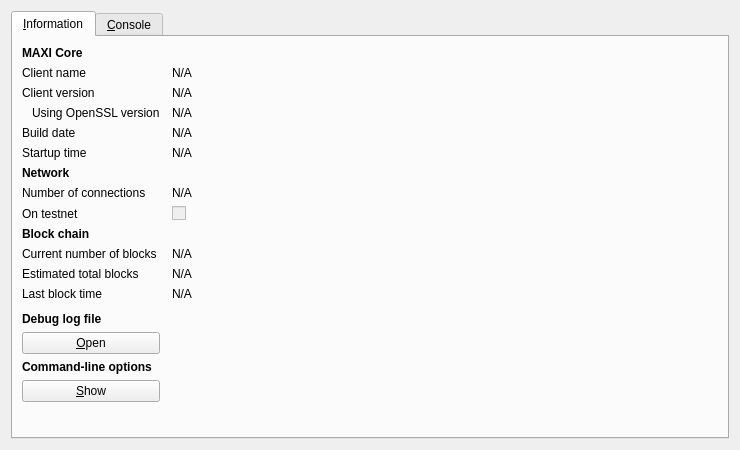
<?xml version="1.0" encoding="UTF-8"?>
<ui version="4.0">
 <class>RPCConsole</class>
 <widget class="QDialog" name="RPCConsole">
  <property name="geometry">
   <rect>
    <x>0</x>
    <y>0</y>
    <width>740</width>
    <height>450</height>
   </rect>
  </property>
  <property name="windowTitle">
   <string>MAXI - Debug window</string>
  </property>
  <layout class="QVBoxLayout" name="verticalLayout_2">
   <item>
    <widget class="QTabWidget" name="tabWidget">
     <property name="currentIndex">
      <number>0</number>
     </property>
     <widget class="QWidget" name="tab_info">
      <attribute name="title">
       <string>&amp;Information</string>
      </attribute>
      <layout class="QGridLayout" name="gridLayout" columnstretch="0,1">
       <property name="horizontalSpacing">
        <number>12</number>
       </property>
       <item row="0" column="0">
        <widget class="QLabel" name="label_9">
         <property name="font">
          <font>
           <weight>75</weight>
           <bold>true</bold>
          </font>
         </property>
         <property name="text">
          <string>MAXI Core</string>
         </property>
        </widget>
       </item>
       <item row="1" column="0">
        <widget class="QLabel" name="label_5">
         <property name="text">
          <string>Client name</string>
         </property>
        </widget>
       </item>
       <item row="1" column="1">
        <widget class="QLabel" name="clientName">
         <property name="cursor">
          <cursorShape>IBeamCursor</cursorShape>
         </property>
         <property name="text">
          <string>N/A</string>
         </property>
         <property name="textFormat">
          <enum>Qt::PlainText</enum>
         </property>
         <property name="textInteractionFlags">
          <set>Qt::LinksAccessibleByMouse|Qt::TextSelectableByKeyboard|Qt::TextSelectableByMouse</set>
         </property>
        </widget>
       </item>
       <item row="2" column="0">
        <widget class="QLabel" name="label_6">
         <property name="text">
          <string>Client version</string>
         </property>
        </widget>
       </item>
       <item row="2" column="1">
        <widget class="QLabel" name="clientVersion">
         <property name="cursor">
          <cursorShape>IBeamCursor</cursorShape>
         </property>
         <property name="text">
          <string>N/A</string>
         </property>
         <property name="textFormat">
          <enum>Qt::PlainText</enum>
         </property>
         <property name="textInteractionFlags">
          <set>Qt::LinksAccessibleByMouse|Qt::TextSelectableByKeyboard|Qt::TextSelectableByMouse</set>
         </property>
        </widget>
       </item>
       <item row="3" column="0">
        <widget class="QLabel" name="label_14">
         <property name="text">
          <string>Using OpenSSL version</string>
         </property>
         <property name="indent">
          <number>10</number>
         </property>
        </widget>
       </item>
       <item row="3" column="1">
        <widget class="QLabel" name="openSSLVersion">
         <property name="cursor">
          <cursorShape>IBeamCursor</cursorShape>
         </property>
         <property name="text">
          <string>N/A</string>
         </property>
         <property name="textFormat">
          <enum>Qt::PlainText</enum>
         </property>
         <property name="textInteractionFlags">
          <set>Qt::LinksAccessibleByMouse|Qt::TextSelectableByKeyboard|Qt::TextSelectableByMouse</set>
         </property>
        </widget>
       </item>
       <item row="4" column="0">
        <widget class="QLabel" name="label_12">
         <property name="text">
          <string>Build date</string>
         </property>
        </widget>
       </item>
       <item row="4" column="1">
        <widget class="QLabel" name="buildDate">
         <property name="cursor">
          <cursorShape>IBeamCursor</cursorShape>
         </property>
         <property name="text">
          <string>N/A</string>
         </property>
         <property name="textFormat">
          <enum>Qt::PlainText</enum>
         </property>
         <property name="textInteractionFlags">
          <set>Qt::LinksAccessibleByMouse|Qt::TextSelectableByKeyboard|Qt::TextSelectableByMouse</set>
         </property>
        </widget>
       </item>
       <item row="5" column="0">
        <widget class="QLabel" name="label_13">
         <property name="text">
          <string>Startup time</string>
         </property>
        </widget>
       </item>
       <item row="5" column="1">
        <widget class="QLabel" name="startupTime">
         <property name="cursor">
          <cursorShape>IBeamCursor</cursorShape>
         </property>
         <property name="text">
          <string>N/A</string>
         </property>
         <property name="textFormat">
          <enum>Qt::PlainText</enum>
         </property>
         <property name="textInteractionFlags">
          <set>Qt::LinksAccessibleByMouse|Qt::TextSelectableByKeyboard|Qt::TextSelectableByMouse</set>
         </property>
        </widget>
       </item>
       <item row="6" column="0">
        <widget class="QLabel" name="label_11">
         <property name="font">
          <font>
           <weight>75</weight>
           <bold>true</bold>
          </font>
         </property>
         <property name="text">
          <string>Network</string>
         </property>
        </widget>
       </item>
       <item row="7" column="0">
        <widget class="QLabel" name="label_7">
         <property name="text">
          <string>Number of connections</string>
         </property>
        </widget>
       </item>
       <item row="7" column="1">
        <widget class="QLabel" name="numberOfConnections">
         <property name="cursor">
          <cursorShape>IBeamCursor</cursorShape>
         </property>
         <property name="text">
          <string>N/A</string>
         </property>
         <property name="textFormat">
          <enum>Qt::PlainText</enum>
         </property>
         <property name="textInteractionFlags">
          <set>Qt::LinksAccessibleByMouse|Qt::TextSelectableByKeyboard|Qt::TextSelectableByMouse</set>
         </property>
        </widget>
       </item>
       <item row="8" column="0">
        <widget class="QLabel" name="label_8">
         <property name="text">
          <string>On testnet</string>
         </property>
        </widget>
       </item>
       <item row="8" column="1">
        <widget class="QCheckBox" name="isTestNet">
         <property name="enabled">
          <bool>false</bool>
         </property>
         <property name="text">
          <string/>
         </property>
        </widget>
       </item>
       <item row="9" column="0">
        <widget class="QLabel" name="label_10">
         <property name="font">
          <font>
           <weight>75</weight>
           <bold>true</bold>
          </font>
         </property>
         <property name="text">
          <string>Block chain</string>
         </property>
        </widget>
       </item>
       <item row="10" column="0">
        <widget class="QLabel" name="label_3">
         <property name="text">
          <string>Current number of blocks</string>
         </property>
        </widget>
       </item>
       <item row="10" column="1">
        <widget class="QLabel" name="numberOfBlocks">
         <property name="cursor">
          <cursorShape>IBeamCursor</cursorShape>
         </property>
         <property name="text">
          <string>N/A</string>
         </property>
         <property name="textFormat">
          <enum>Qt::PlainText</enum>
         </property>
         <property name="textInteractionFlags">
          <set>Qt::LinksAccessibleByMouse|Qt::TextSelectableByKeyboard|Qt::TextSelectableByMouse</set>
         </property>
        </widget>
       </item>
       <item row="11" column="0">
        <widget class="QLabel" name="label_4">
         <property name="text">
          <string>Estimated total blocks</string>
         </property>
        </widget>
       </item>
       <item row="11" column="1">
        <widget class="QLabel" name="totalBlocks">
         <property name="cursor">
          <cursorShape>IBeamCursor</cursorShape>
         </property>
         <property name="text">
          <string>N/A</string>
         </property>
         <property name="textFormat">
          <enum>Qt::PlainText</enum>
         </property>
         <property name="textInteractionFlags">
          <set>Qt::LinksAccessibleByMouse|Qt::TextSelectableByKeyboard|Qt::TextSelectableByMouse</set>
         </property>
        </widget>
       </item>
       <item row="12" column="0">
        <widget class="QLabel" name="label_2">
         <property name="text">
          <string>Last block time</string>
         </property>
        </widget>
       </item>
       <item row="12" column="1">
        <widget class="QLabel" name="lastBlockTime">
         <property name="cursor">
          <cursorShape>IBeamCursor</cursorShape>
         </property>
         <property name="text">
          <string>N/A</string>
         </property>
         <property name="textFormat">
          <enum>Qt::PlainText</enum>
         </property>
         <property name="textInteractionFlags">
          <set>Qt::LinksAccessibleByMouse|Qt::TextSelectableByKeyboard|Qt::TextSelectableByMouse</set>
         </property>
        </widget>
       </item>
       <item row="13" column="0">
        <spacer name="verticalSpacer_2">
         <property name="orientation">
          <enum>Qt::Vertical</enum>
         </property>
         <property name="sizeHint" stdset="0">
          <size>
           <width>20</width>
           <height>20</height>
          </size>
         </property>
        </spacer>
       </item>
       <item row="14" column="0">
        <widget class="QLabel" name="labelDebugLogfile">
         <property name="font">
          <font>
           <weight>75</weight>
           <bold>true</bold>
          </font>
         </property>
         <property name="text">
          <string>Debug log file</string>
         </property>
        </widget>
       </item>
       <item row="15" column="0">
        <widget class="QPushButton" name="openDebugLogfileButton">
         <property name="toolTip">
          <string>Open the MAXI debug log file from the current data directory. This can take a few seconds for large log files.</string>
         </property>
         <property name="text">
          <string>&amp;Open</string>
         </property>
         <property name="autoDefault">
          <bool>false</bool>
         </property>
        </widget>
       </item>
       <item row="16" column="0">
        <widget class="QLabel" name="labelCLOptions">
         <property name="font">
          <font>
           <weight>75</weight>
           <bold>true</bold>
          </font>
         </property>
         <property name="text">
          <string>Command-line options</string>
         </property>
        </widget>
       </item>
       <item row="17" column="0">
        <widget class="QPushButton" name="showCLOptionsButton">
         <property name="toolTip">
          <string>Show the MAXI-Qt help message to get a list with possible MAXI command-line options.</string>
         </property>
         <property name="text">
          <string>&amp;Show</string>
         </property>
         <property name="autoDefault">
          <bool>false</bool>
         </property>
        </widget>
       </item>
       <item row="18" column="0">
        <spacer name="verticalSpacer">
         <property name="orientation">
          <enum>Qt::Vertical</enum>
         </property>
         <property name="sizeHint" stdset="0">
          <size>
           <width>20</width>
           <height>40</height>
          </size>
         </property>
        </spacer>
       </item>
      </layout>
     </widget>
     <widget class="QWidget" name="tab_console">
      <attribute name="title">
       <string>&amp;Console</string>
      </attribute>
      <layout class="QVBoxLayout" name="verticalLayout_3">
       <property name="spacing">
        <number>3</number>
       </property>
       <item>
        <widget class="QTextEdit" name="messagesWidget">
         <property name="minimumSize">
          <size>
           <width>0</width>
           <height>100</height>
          </size>
         </property>
         <property name="readOnly">
          <bool>true</bool>
         </property>
         <property name="tabKeyNavigation" stdset="0">
          <bool>false</bool>
         </property>
         <property name="columnCount" stdset="0">
          <number>2</number>
         </property>
        </widget>
       </item>
       <item>
        <layout class="QHBoxLayout" name="horizontalLayout">
         <property name="spacing">
          <number>3</number>
         </property>
         <item>
          <widget class="QLabel" name="label">
           <property name="text">
            <string notr="true">&gt;</string>
           </property>
          </widget>
         </item>
         <item>
          <widget class="QLineEdit" name="lineEdit"/>
         </item>
         <item>
          <widget class="QPushButton" name="clearButton">
           <property name="maximumSize">
            <size>
             <width>24</width>
             <height>24</height>
            </size>
           </property>
           <property name="toolTip">
            <string>Clear console</string>
           </property>
           <property name="text">
            <string/>
           </property>
           <property name="icon">
            <iconset resource="../bitcoin.qrc">
             <normaloff>:/icons/remove</normaloff>:/icons/remove</iconset>
           </property>
           <property name="shortcut">
            <string notr="true">Ctrl+L</string>
           </property>
           <property name="autoDefault">
            <bool>false</bool>
           </property>
          </widget>
         </item>
        </layout>
       </item>
      </layout>
     </widget>
    </widget>
   </item>
  </layout>
 </widget>
 <resources>
  <include location="../bitcoin.qrc"/>
 </resources>
 <connections/>
</ui>
